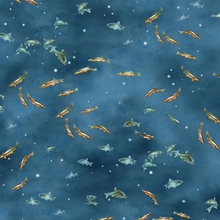
%> input picture DT_Homework/Week7/Count_Fish/1.png, 220 x 220 px, shrunk from 500 x 500 before the run
$ octave testMorphologicalEdgeDetector.m   (GNU Octave 9; MATLAB toolbox functions it lacks are replaced by stand-ins)
%> lines starting %> are read from the running program, lines starting %| are printed output that depends on the picture; in (x1, y1, x2, y2) boxes, pixels count from 0 and x2, y2 are one past the last pixel; in counts of white or black regions, pixels touching at a corner belong together; the program's own positions count from 1
### Homework/Week 7/DT_Week7/Morphological_edge_detector/mydilate.m
function imgB = mydilate(img,neighbor)
[x, y] = size(neighbor);
[ximg, yimg] = size(img);

% Shift img
x_add = floor(x / 2);
y_add = floor(y / 2);
xsize = ximg + 2 * x_add;
ysize = yimg + 2 * y_add;
img_new = zeros(xsize, ysize);
img_new(x_add+1:x_add+ximg,y_add+1:y_add+yimg) = img;

% Dilation
imgB = img;

for i=1:ximg
    for j=1:yimg
        % Khoi tao window tai img(i,j)
        x = i:i+x_add*2;
        y = j:j+y_add*2;
        imgW = img_new(x,y);
        % OR(window)
        for i1 = 1:size(imgW,1)
            for j1 = 1:size(imgW,2)
                if (imgW(i1,j1)==1)&&(neighbor(i1,j1)==1)
                    imgB(i,j)=1;
                    break;
                end
            end
        end
    end
end
end

### Homework/Week 7/DT_Week7/Morphological_edge_detector/myMorphologicalEdgeDetector.m
function imgE = myMorphologicalEdgeDetector(img)
sel = strel('disk', 1);
neighbor = getnhood(sel);
imgExternalGradient = mydilate(img, neighbor)~=img;
imgInternalGradient = myerode(img, neighbor)~=img;
imgE = imgExternalGradient ~= imgInternalGradient;
end

### Homework/Week 7/DT_Week7/Morphological_edge_detector/myerode.m
function imgB = myerode(img,neighbor)
[x, y] = size(neighbor);
[ximg, yimg] = size(img);
x_add = floor(x / 2);
y_add = floor(y / 2);
xsize = ximg + 2 * x_add;
ysize = yimg + 2 * y_add;
img_new = zeros(xsize, ysize);
img_new(x_add+1:x_add+ximg,y_add+1:y_add+yimg) = img;
imgB = img;
for i=1:ximg
    for j=1:yimg
        x = i:i+x_add*2;
        y = j:j+y_add*2;
        imgW = img_new(x,y);
        for i1 = 1:size(imgW,1)
            for j1 = 1:size(imgW,2)
                if (imgW(i1,j1)==0)&&(neighbor(i1,j1)==1)
                    imgB(i,j)=0;
                    break;
                end
            end
        end
    end
end
end

### Homework/Week 7/DT_Week7/Morphological_edge_detector/testMorphologicalEdgeDetector.m
img = rgb2gray(imread('1.png'));
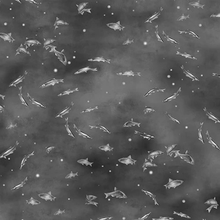
%> img: size 220x220 uint8; min 28, max 246, mean 89.5
level = graythresh(img);
%> level = 0.396
bwImg = im2bw(img, level);
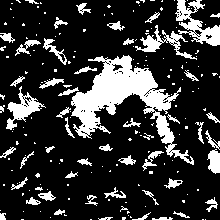
%> bwImg: size 220x220 logical; 20.3% white; 192 white regions (140 under 20 px), largest, box (x1, y1, x2, y2) and area: (71, 55, 194, 165) 4182, (175, 0, 220, 46) 869, (6, 86, 46, 130) 576
imshow(myMorphologicalEdgeDetector(bwImg));
%> in mydilate, `img_new(x_add+1:x_add+ximg,y_add+1:y_add+yimg) = img;`: img_new: size 222x222 double; values 0 (black) and 1 (white), 19.9% white; 192 white regions (140 under 20 px), largest, box (x1, y1, x2, y2) and area: (72, 56, 195, 166) 4182, (176, 1, 221, 47) 869, (7, 87, 47, 131) 576
%> after the loop in mydilate, `for i=1:ximg`:
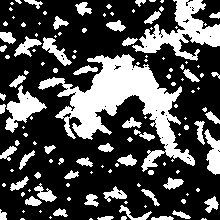
%> imgB: size 220x220 logical; 30.4% white; 132 white regions (78 under 20 px), largest, box (x1, y1, x2, y2) and area: (38, 54, 195, 172) 5954, (132, 0, 220, 61) 2100, (5, 85, 47, 133) 799
%> in myMorphologicalEdgeDetector, `imgExternalGradient = mydilate(img, neighbor)~=img;`:
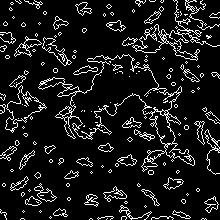
%> imgExternalGradient: size 220x220 logical; 10.1% white in thin lines or dots
%> after the loop in myerode, `for i=1:ximg`:
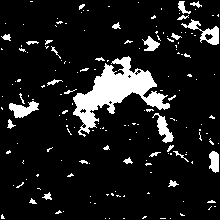
%> imgB: size 220x220 logical; 11% white; 172 white regions (142 under 20 px), largest, box (x1, y1, x2, y2) and area: (73, 56, 170, 137) 2773, (181, 19, 219, 45) 322, (9, 101, 39, 118) 285
%> in myMorphologicalEdgeDetector, `imgInternalGradient = myerode(img, neighbor)~=img;`:
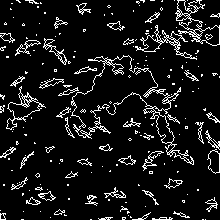
%> imgInternalGradient: size 220x220 logical; 9.3% white in thin lines or dots
%> in myMorphologicalEdgeDetector, `imgE = imgExternalGradient ~= imgInternalGradient;`:
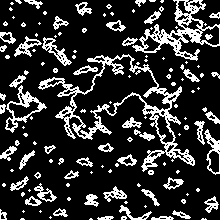
%> imgE: size 220x220 logical; 19.4% white in thin lines or dots
